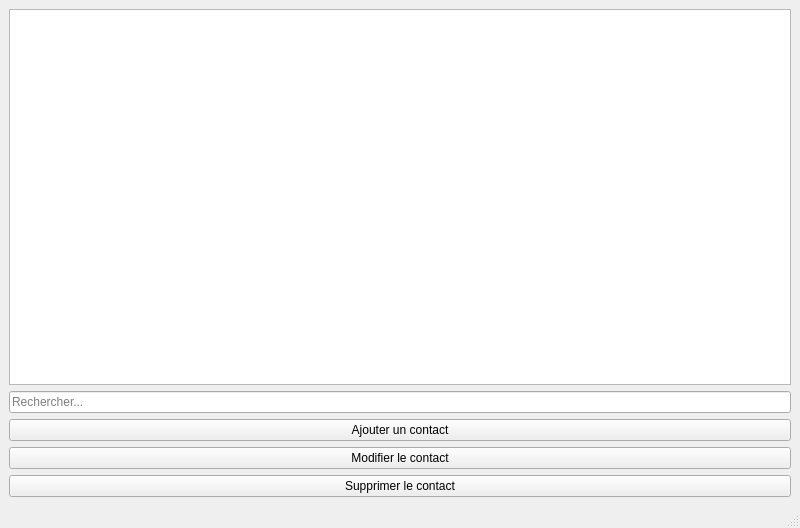
<?xml version="1.0" encoding="UTF-8"?>
<ui version="4.0">
 <class>MainWindow</class>
 <widget class="QMainWindow" name="MainWindow">
  <property name="geometry">
   <rect>
    <x>0</x>
    <y>0</y>
    <width>800</width> <!-- 600 -->
    <height>528</height> <!-- 400 -->
   </rect>
  </property>
  <property name="windowTitle">
   <string>Carnet d'adresses</string>
  </property>
  <widget class="QWidget" name="centralwidget">
   <layout class="QVBoxLayout" name="verticalLayout">
    <item>
     <widget class="QTableView" name="contactsTableView"/>
    </item>
    <item>
     <widget class="QLineEdit" name="searchLineEdit">
      <property name="placeholderText">
       <string>Rechercher...</string>
      </property>
     </widget>
    </item>
    <item>
     <widget class="QPushButton" name="addContactButton">
      <property name="text">
       <string>Ajouter un contact</string>
      </property>
     </widget>
    </item>
    <item>
     <widget class="QPushButton" name="editContactButton">
      <property name="text">
       <string>Modifier le contact</string>
      </property>
     </widget>
    </item>
    <item>
     <widget class="QPushButton" name="deleteContactButton">
      <property name="text">
       <string>Supprimer le contact</string>
      </property>
     </widget>
    </item>
   </layout>
  </widget>
  <widget class="QMenuBar" name="menubar"/>
  <widget class="QStatusBar" name="statusbar"/>
 </widget>
 <resources/>
 <connections/>
</ui>
